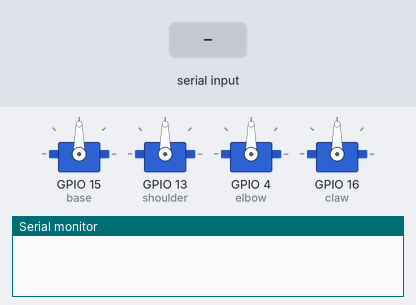
Simulated run of this sketch. Board: ESP32. On the bench: 4 × servo, the last lines printed to the serial monitor. The test bench sets the inputs (shaded band). Nothing arrives over Bluetooth unless stated.

Above: at 1.2 s.
1.3 s: "1" received over the second serial link
At 3.5 s:
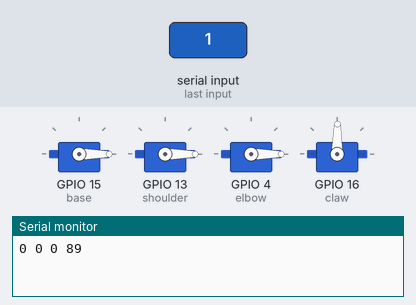
3.8 s: "0" received over the second serial link
At 5.4 s:
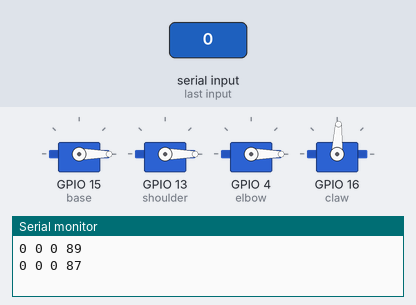
Timing chart, 0 to 6.9 s (numbered marks = the images above; inputs shaded):
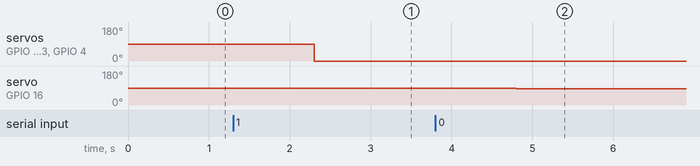

Measured:
- after the input at 1.3 s, servo on GPIO 15 (base), servo on GPIO 13 (shoulder), servo on GPIO 4 (elbow): 90° → 0° after 1.0 s; servo on GPIO 16 (claw): 90° → 89° after 1.0 s
- after the input at 3.8 s, servo on GPIO 16 (claw): 89° → 87° after 1.0 s

The sketch:

esp-code.ino
```cpp
#include <BluetoothSerial.h>
#include <ESP32Servo.h>

Servo base;
Servo shoulder;
Servo elbow;
Servo claw;

BluetoothSerial SerialBT;

//angles
int ang1;
int ang2;
int ang3;
int ang4;

//raw data
int d1;
int d2;
int d3;
int d4;

void setup() {
	ESP32PWM::allocateTimer(0);
	ESP32PWM::allocateTimer(1);
	ESP32PWM::allocateTimer(2);
	ESP32PWM::allocateTimer(3);
	base.setPeriodHertz(50);

  Serial.begin(115200);
  SerialBT.begin("Robotic-Arm-IITD-RC");

  base.attach(15, 600, 2400);
  shoulder.attach(13, 600, 2400);
  elbow.attach(4, 600, 2400);
  claw.attach(16, 600, 2400);
}

void loop() {
  if (SerialBT.available()) {
    byte data[4]; //buffer size

    // Read the data sent from the Android app
    int bytesRead = SerialBT.readBytes(data, sizeof(data));

    // Assuming the data contains integers (4 bytes each)
    int raw = *((int*)&data[0]);

    d1 = floor(raw/1000000);
    raw = raw%1000000;
    d2 = floor(raw/10000);
    raw = raw%10000;
    d3 = floor(raw/100);
    d4 = raw%100;

    ang1 = map(d1, 0, 99, 0, 180);
    ang2 = map(d2, 0, 99, 0, 180);
    ang3 = map(d3, 0, 99, 0, 180);
    ang4 = map(d4, 0, 99, 0, 180);

    Serial.print(ang1);
    Serial.print(" ");
    Serial.print(ang2);
    Serial.print(" ");
    Serial.print(ang3);
    Serial.print(" ");
    Serial.println(ang4);

    base.write(ang1);
    shoulder.write(ang2);
    elbow.write(ang3);
    claw.write(ang4);

  }
}
```
